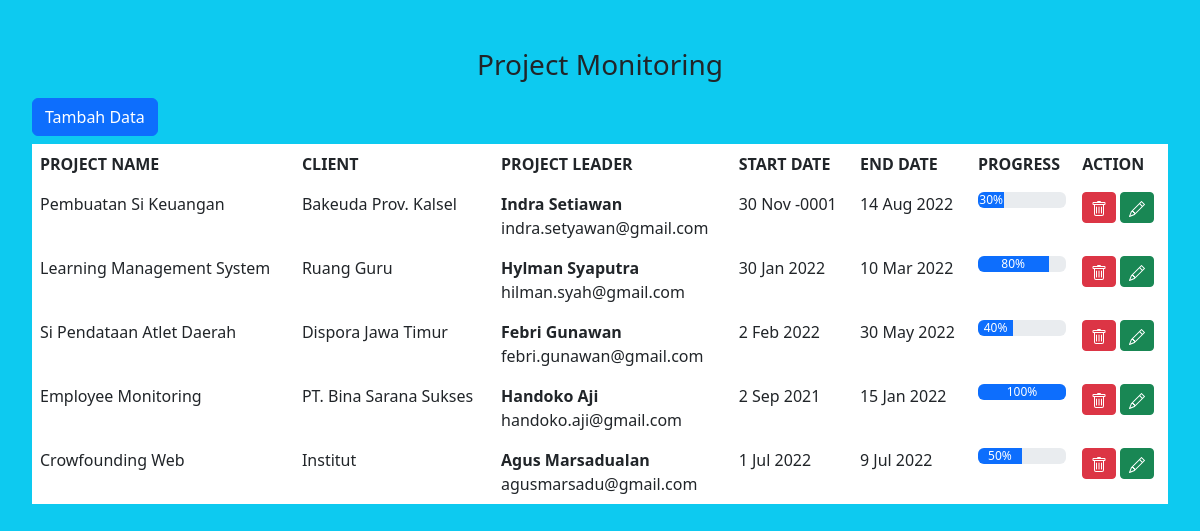
The page / on the database its author committed.
### tables this page shows
CREATE TABLE `campaign` (
  `id` int(11) NOT NULL,
  `project_name` varchar(255) NOT NULL,
  `client` varchar(255) NOT NULL,
  `project_leader` varchar(255) NOT NULL,
  `email` varchar(50) NOT NULL,
  `created_at` date NOT NULL,
  `end_at` date NOT NULL,
  `progress` int(11) NOT NULL
);

### index.php (the view, shortened to what this page needs)
<!doctype html>
<html lang="en">
<head>
    <link href="https://cdn.jsdelivr.net/npm/bootstrap@5.2.0-beta1/dist/css/bootstrap.min.css" rel="stylesheet">
</head>
<body class="bg-info">
    <?php
    include('koneksi.php');
    $data = mysqli_query($koneksidb, "SELECT * FROM campaign")
    ?>
    <div class="container-fluid px-4 ">
        <h3 class="mt-5 text-center">Project Monitoring</h3>
        <div class="card-body py-2 px-2">
            <a class="btn btn-primary mb-2" href="tambah_data.php">Tambah Data</a>
            <table class="table table-borderless bg-white">
                <thead>
                    <tr>
                        <th>PROJECT NAME</th>
                        <th>CLIENT</th>
                        <th>PROJECT LEADER</th>
                        <th>START DATE</th>
                        <th>END DATE</th>
                        <TH>PROGRESS</TH>
                        <TH>ACTION</TH>
                    </tr>
                </thead>
                <tbody>
                    <?php while ($tampil = mysqli_fetch_array($data)) { ?>
                        <tr>
                            <td><?= $tampil["project_name"]; ?></td>
                            <td><?= $tampil["client"]; ?></td>
                            <td><span class="fw-bold"><?= $tampil["project_leader"]; ?></span> <br><?= $tampil["email"]; ?>
                            </td>
                            <td><?= date('j M Y', strtotime($tampil["created_at"])); ?></td>
                            <td><?= date('j M Y', strtotime($tampil["end_at"])); ?></td>
                            <td>
                                <div class="progress">
                                    <div class="progress-bar" role="progressbar" style="width: <?= $tampil["progress"]; ?>%" aria-valuenow="80" aria-valuemin="0" aria-valuemax="100"><?= $tampil["progress"]; ?>%</div>
                                </div>
                            </td>
                            <td>
                                <a href="hapus_data.php?id=<?php echo "$tampil[id]"; ?>" onclick="return confirm('yakin hapus?')" class="btn btn-danger btn-sm btn-del"></a>
                                <a href="edit_data.php?id=<?php echo "$tampil[id]"; ?>" class="btn btn-success btn-sm"></a>
                            </td>
                        </tr>
                    <?php } ?>
                </tbody>
            </table>
        </div>
    </div>
</body>
</html>

### rows shown on the page
campaign: project_name "Pembuatan Si Keuangan", client "Bakeuda Prov. Kalsel", project_leader "Indra Setiawan", email "indra.setyawan@gmail.com", created_at "30 Nov -0001", end_at "14 Aug 2022", progress "30"
campaign: project_name "Learning Management System", client "Ruang Guru", project_leader "Hylman Syaputra", email "hilman.syah@gmail.com", created_at "30 Jan 2022", end_at "10 Mar 2022", progress "80"
campaign: project_name "Si Pendataan Atlet Daerah", client "Dispora Jawa Timur", project_leader "Febri Gunawan", email "febri.gunawan@gmail.com", created_at "2 Feb 2022", end_at "30 May 2022", progress "40"
campaign: project_name "Employee Monitoring", client "PT. Bina Sarana Sukses", project_leader "Handoko Aji", email "handoko.aji@gmail.com", created_at "2 Sep 2021", end_at "15 Jan 2022", progress "100"
campaign: project_name "Crowfounding Web", client "Institut", project_leader "Agus Marsadualan", email "agusmarsadu@gmail.com", created_at "1 Jul 2022", end_at "9 Jul 2022", progress "50"
